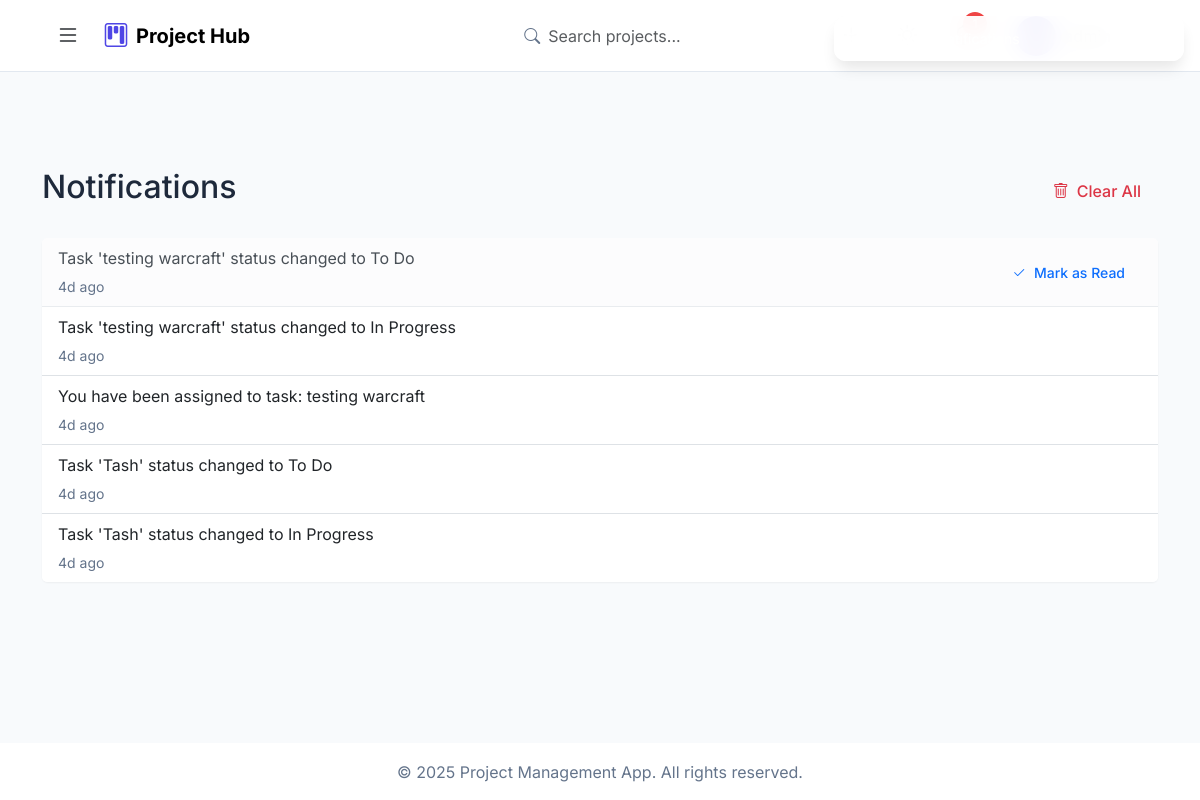
The page /notifications/ (signed in) on the database as committed earlier.
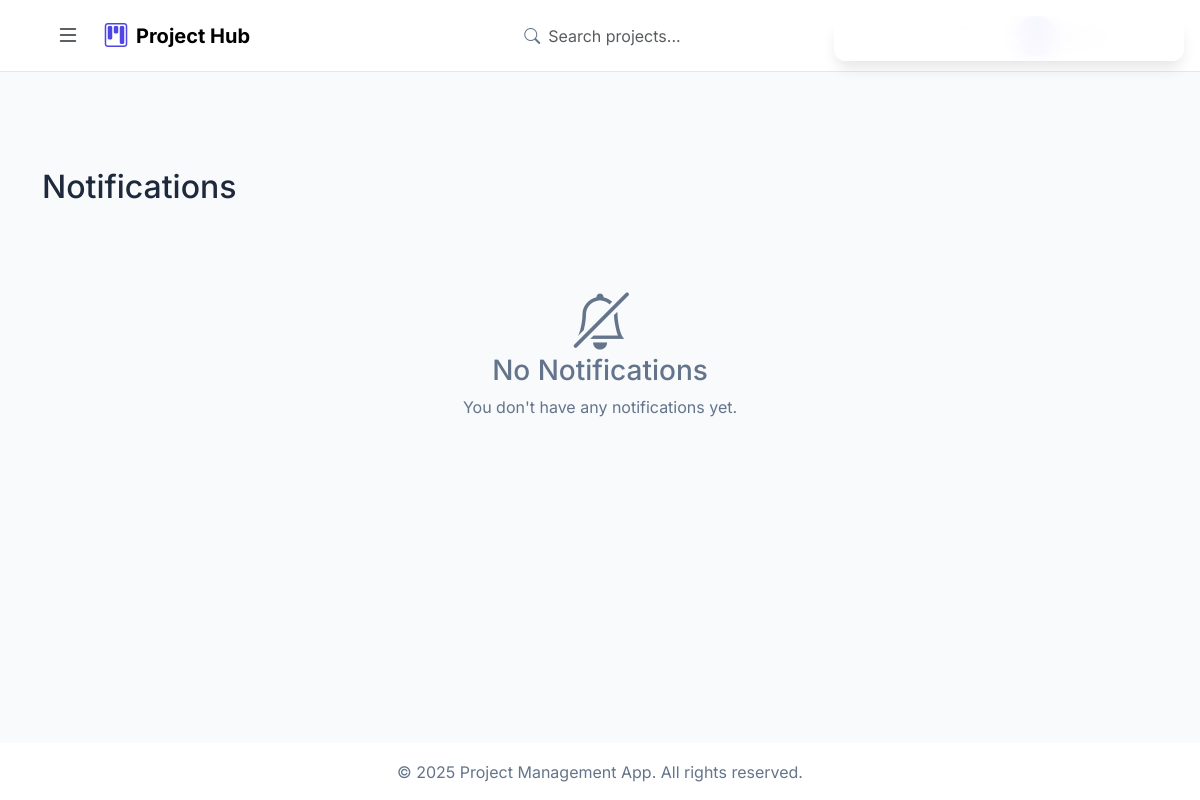
The same page on the database as committed later.
### projects/models.py (models this page shows, shortened)
class Notification(models.Model):
    NOTIFICATION_TYPES = [
        ('info', 'Information'),
        ('success', 'Success'),
        ('warning', 'Warning'),
        ('error', 'Error')
    ]
    ACTION_TYPES = [
        ('task_assigned', 'Task Assigned'),
        ('task_status_changed', 'Task Status Changed'),
        ('task_completed', 'Task Completed'),
        ('project_created', 'Project Created'),
        ('project_updated', 'Project Updated'),
        ('project_completed', 'Project Completed'),
        ('team_joined', 'Team Joined'),
        ('team_left', 'Team Left'),
        ('deadline_approaching', 'Deadline Approaching'),
        ('mention', 'Mention'),
        ('other', 'Other')
    ]
    user = models.ForeignKey(User, on_delete=models.CASCADE, related_name='notifications')
    message = models.TextField()
    notification_type = models.CharField(max_length=20, choices=NOTIFICATION_TYPES, default='info')
    action_type = models.CharField(max_length=50, choices=ACTION_TYPES, default='other')
    read = models.BooleanField(default=False)
    created_at = models.DateTimeField(auto_now_add=True)
    content_type = models.ForeignKey(ContentType, on_delete=models.CASCADE, null=True, blank=True)
    object_id = models.PositiveIntegerField(null=True, blank=True)
    content_object = GenericForeignKey('content_type', 'object_id')
    class Meta:
        ordering = ['-created_at']
        indexes = [
            models.Index(fields=['user', '-created_at']),
            models.Index(fields=['user', 'read']),
            models.Index(fields=['action_type']),
        ]

### projects/views.py (the view, shortened to what this page needs)
# urls.py: path('notifications/', views.notification_list, name='notifications'),
@login_required
def notification_list(request):
    notifications_queryset = (
        Notification.objects.filter(user=request.user)
        .select_related('user')
        .order_by('-created_at')
    )
    unread_count = notifications_queryset.filter(read=False).count()
    paginator = Paginator(notifications_queryset, 10)
    page = request.GET.get('page')
    notifications = paginator.get_page(page)
    return render(request, 'projects/notifications.html', {
        'notifications': notifications,
        'unread_count': unread_count
    })

### projects/authentication.py (called while the page is built)
    def get_user(self, user_id):
        try:
            return User.objects.get(pk=user_id)
        except User.DoesNotExist:
            return None

### projects/context_processors.py (called while the page is built)
def notification_context(request):
    if request.user.is_authenticated:
        notifications = (request.user.notifications
                       .select_related('content_type')
                       .order_by('-created_at')[:5])
        return {
            'notifications': notifications,
            'unread_notifications_count': request.user.notifications.filter(read=False).count()
        }
    return {
        'notifications': [],
        'unread_notifications_count': 0
    }

### projects/models.py (called while the page is built)
    def get_full_name(self):
        return f"{self.first_name} {self.last_name}".strip() or self.username

### projects/templates/projects/notifications.html (shortened to what this page needs)
{% extends 'base.html' %}
{% load static %}
{% load custom_filters %}
{% block content %}
<div class="container py-4">
    <div class="row mb-4">
        <div class="col">
            <div class="d-flex justify-content-between align-items-center">
                <h2>Notifications</h2>
                {% if notifications %}
                <form action="{% url 'clear_notifications' %}" method="POST" class="d-inline">
                    <button type="submit" class="btn btn-outline-danger">
                        <i class="bi bi-trash"></i> Clear All
                    </button>
                </form>
                {% endif %}
            </div>
        </div>
    </div>
    {% if notifications %}
    <div class="card border-0 shadow-sm">
        <div class="list-group list-group-flush">
            {% for notification in notifications %}
            <div class="list-group-item {% if not notification.read %}list-group-item-light{% endif %}">
                <div class="d-flex justify-content-between align-items-center">
                    <div>
                        <p class="mb-1">{{ notification.message }}</p>
                        <small class="text-muted">{{ notification.created_at|time_since }}</small>
                    </div>
                    {% if not notification.read %}
                    <form action="{% url 'mark_notification_as_read' notification.id %}" method="POST" class="d-inline">
                        <button type="submit" class="btn btn-sm btn-outline-primary">
                            <i class="bi bi-check2"></i> Mark as Read
                        </button>
                    </form>
                    {% endif %}
                </div>
            </div>
            {% endfor %}
        </div>
    </div>
    {% else %}
    <div class="text-center py-5">
        <i class="bi bi-bell-slash display-4 text-muted mb-3"></i>
        <h3 class="text-muted">No Notifications</h3>
        <p class="text-muted">You don't have any notifications yet.</p>
    </div>
    {% endif %}
</div>
{% endblock %}

Rows that differ between the two databases and show on the page:
removed Notification: message "Task 'testing warcraft' status changed to To Do", created_at "4d ago", read False (drawn)
removed Notification: message "Task 'testing warcraft' status changed to In Progress", created_at "4d ago"
removed Notification: message "You have been assigned to task: testing warcraft", created_at "4d ago"
removed Notification: message "Task 'Tash' status changed to To Do", created_at "4d ago"
removed Notification: message "Task 'Tash' status changed to In Progress", created_at "4d ago"
Other text that changed with them:
text no longer shown: "Clear All"
text now shown: "No Notifications You don't have any notifications yet."
